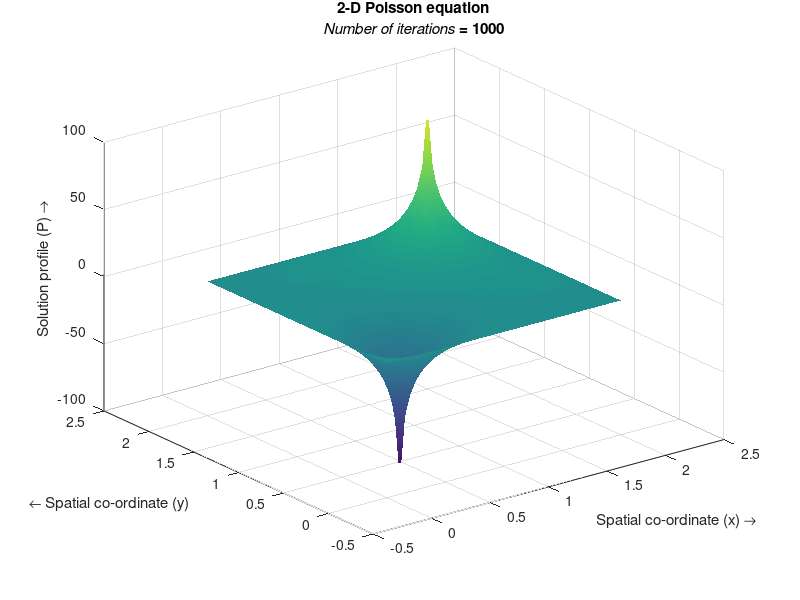

Reproduce this figure in MATLAB.
% Solving the 2-D Poisson equation by the Finite Difference
...Method 
% Numerical scheme used is a second order central difference in space
...(5-point difference)
%%
%Specifying parameters
nx=80;                           %Number of steps in space(x)
ny=80;                           %Number of steps in space(y)       
niter=1000;                      %Number of iterations 
dx=2/(nx-1);                     %Width of space step(x)
dy=2/(ny-1);                     %Width of space step(y)
x=0:dx:2;                        %Range of x(0,2) and specifying the grid points
y=0:dy:2;                        %Range of y(0,2) and specifying the grid points
b=zeros(nx,ny);                  %Preallocating b
pn=zeros(nx,ny);                 %Preallocating pn
%%
% Initial Conditions
p=zeros(nx,ny);                  %Preallocating p
%%
%Boundary conditions
p(:,1)=0;
p(:,ny)=0;
p(1,:)=0;                  
p(nx,:)=0;
%%
%Source term
b(round(ny/4),round(nx/4))=3000;
b(round(ny*3/4),round(nx*3/4))=-3000;
%%
i=2:nx-1;
j=2:ny-1;
%Explicit iterative scheme with C.D in space (5-point difference)
for it=1:niter
    pn=p;
    p(i,j)=((dy^2*(pn(i+1,j)+pn(i-1,j)))+(dx^2*(pn(i,j+1)+pn(i,j-1)))-(b(i,j)*dx^2*dy*2))/(2*(dx^2+dy^2));
    %Boundary conditions 
    p(:,1)=0;
    p(:,ny)=0;
    p(1,:)=0;                  
    p(nx,:)=0;
end
%%
%Plotting the solution
h=surf(x,y,p','EdgeColor','none');       
shading interp
axis([-0.5 2.5 -0.5 2.5 -100 100])
title({'2-D Poisson equation';['{\itNumber of iterations} = ',num2str(it)]})
xlabel('Spatial co-ordinate (x) \rightarrow')
ylabel('{\leftarrow} Spatial co-ordinate (y)')
zlabel('Solution profile (P) \rightarrow')